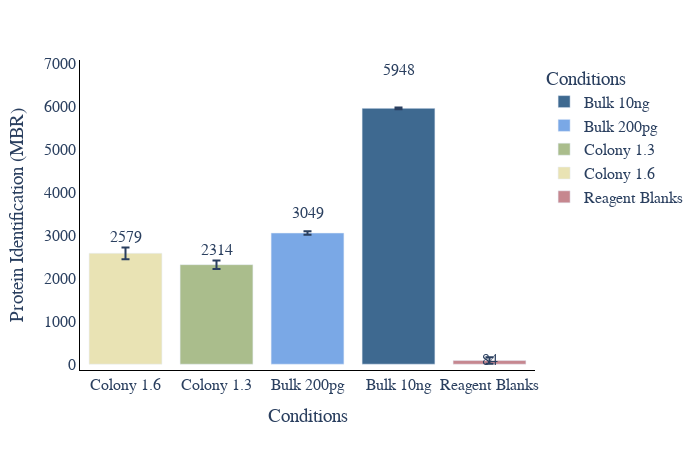

Source (notebook cell):
### Code cell
#ID plot(protein and peptides)
plot_options={
            "mean label": "True",
            "error bar": "ci95", #None, stdev, or ci95
            "X Title": "Conditions",
            "Y Title": "Protein Identification (MBR)",
            "color": ["#3E6990", "#7aa8e6","#AABD8C", "#E9E3B4", "#C6878F", "#fac8d3","#F39B6D",  "pink",
                  "orange", "brown", "pink", "gray", "olive", "cyan", "black","red",
                  "yellow","green","blue","indigo","violet"],
            "width": 700,
            "height": 450,
            "font": dict(size=16, family="Arial black"),
            "ID mode": "MS2",#grouped, total, MS2, grouped_stacked, stacked
            "Group By X": "Sample Amount", #ID_Mode does MS2 vs MBR
            "Group By Color": "Acquisition Mode",#ID_Mode does MS2 vs MBR
            "Group By Stack": "ID_Mode",#ID_Mode does MS2 vs MBR
        }
plot_options["plot_type"] = "1" # 1 is protein, 2 is peptide

# display(data_obj["peptide_ID_Summary"])
# pd.merge(data_obj["peptide_ID_Summary"],data_obj["run_metadata"]).to_csv("csv/pep.csv")
# display(data_obj["run_metadata"])
# display(data_obj["protein_ID_Summary"])
# pd.merge(data_obj["protein_ID_Summary"],data_obj["run_metadata"]).to_csv("csv/pep.csv")

figure ,_ ,_ =ID_plots(data_obj, plot_options, saved_settings,username="20min")
figure.show()

### Figure 1 — Plotly figure (JSON) as saved in the notebook; plotly's stock layout.template omitted (floating-point values rounded to 4 significant figures)
{"data": [{"alignmentgroup": "True", "error_y": {"array": [21.47]}, "hovertemplate": "Conditions=%{x}<br>IDs=%{y}<extra></extra>", "legendgroup": "Bulk 10ng", "marker": {"color": "#3E6990", "pattern": {"shape": ""}}, "name": "Bulk 10ng", "offsetgroup": "Bulk 10ng", "orientation": "v", "showlegend": true, "textposition": "auto", "type": "bar", "x": ["Bulk 10ng"], "xaxis": "x", "y": [5948], "yaxis": "y"}, {"alignmentgroup": "True", "error_y": {"array": [41.86]}, "hovertemplate": "Conditions=%{x}<br>IDs=%{y}<extra></extra>", "legendgroup": "Bulk 200pg", "marker": {"color": "#7aa8e6", "pattern": {"shape": ""}}, "name": "Bulk 200pg", "offsetgroup": "Bulk 200pg", "orientation": "v", "showlegend": true, "textposition": "auto", "type": "bar", "x": ["Bulk 200pg"], "xaxis": "x", "y": [3049.0], "yaxis": "y"}, {"alignmentgroup": "True", "error_y": {"array": [99.24]}, "hovertemplate": "Conditions=%{x}<br>IDs=%{y}<extra></extra>", "legendgroup": "Colony 1.3", "marker": {"color": "#AABD8C", "pattern": {"shape": ""}}, "name": "Colony 1.3", "offsetgroup": "Colony 1.3", "orientation": "v", "showlegend": true, "textposition": "auto", "type": "bar", "x": ["Colony 1.3"], "xaxis": "x", "y": [2314], "yaxis": "y"}, {"alignmentgroup": "True", "error_y": {"array": [136.8]}, "hovertemplate": "Conditions=%{x}<br>IDs=%{y}<extra></extra>", "legendgroup": "Colony 1.6", "marker": {"color": "#E9E3B4", "pattern": {"shape": ""}}, "name": "Colony 1.6", "offsetgroup": "Colony 1.6", "orientation": "v", "showlegend": true, "textposition": "auto", "type": "bar", "x": ["Colony 1.6"], "xaxis": "x", "y": [2579.0], "yaxis": "y"}, {"alignmentgroup": "True", "error_y": {"array": [76.78]}, "hovertemplate": "Conditions=%{x}<br>IDs=%{y}<extra></extra>", "legendgroup": "Reagent Blanks", "marker": {"color": "#C6878F", "pattern": {"shape": ""}}, "name": "Reagent Blanks", "offsetgroup": "Reagent Blanks", "orientation": "v", "showlegend": true, "textposition": "auto", "type": "bar", "x": ["Reagent Blanks"], "xaxis": "x", "y": [84.83], "yaxis": "y"}], "layout": {"annotations": [{"showarrow": false, "text": "5948", "x": "Bulk 10ng", "y": 6840.0}, {"showarrow": false, "text": "3049", "x": "Bulk 200pg", "y": 3507.0}, {"showarrow": false, "text": "2314", "x": "Colony 1.3", "y": 2661.0}, {"showarrow": false, "text": "2579", "x": "Colony 1.6", "y": 2966.0}, {"showarrow": false, "text": "84", "x": "Reagent Blanks", "y": 97.56}], "barmode": "relative", "font": {"family": "Arial black", "size": 16}, "height": 450, "legend": {"title": {"text": "Conditions"}, "tracegroupgap": 0}, "margin": {"t": 60}, "paper_bgcolor": "rgba(255, 255, 255, 255)", "plot_bgcolor": "rgba(255, 255, 255, 255)", "width": 700, "xaxis": {"anchor": "y", "categoryarray": ["Colony 1.6", "Colony 1.3", "Bulk 200pg", "Bulk 10ng", "Reagent Blanks"], "categoryorder": "array", "domain": [0, 1], "linecolor": "black", "linewidth": 1, "showline": true, "title": {"text": "Conditions"}}, "yaxis": {"anchor": "x", "domain": [0, 1], "linecolor": "black", "linewidth": 1, "showline": true, "title": {"text": "Protein Identification (MBR)"}}}}
